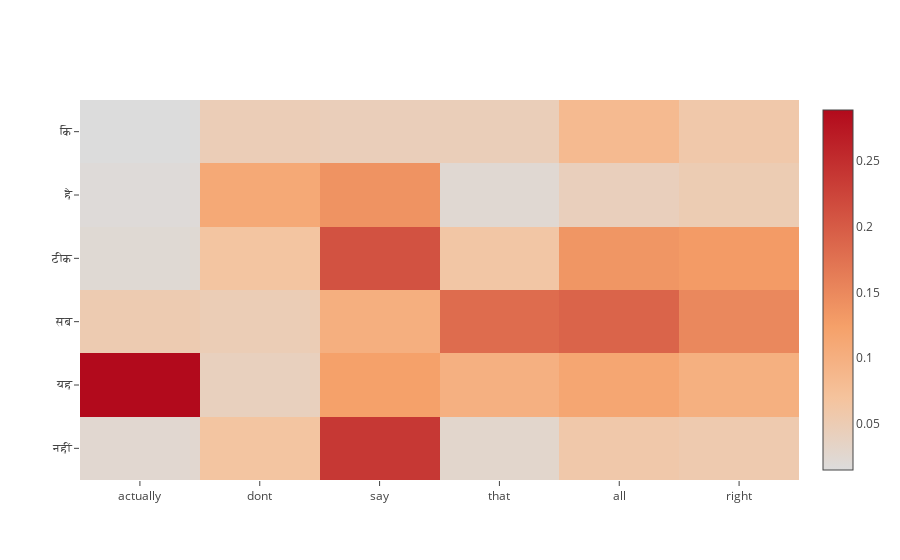

Source (notebook cell):
### Code cell
predict_random_val_sentence()

### Figure 1 — Plotly figure (JSON) as saved in the notebook; plotly's stock layout.template omitted (floating-point values rounded to 4 significant figures)
{"data": [{"colorscale": "Reds", "type": "heatmap", "uid": "762d638c-ff3d-4321-8669-efe2b90451c6", "x": ["actually", "dont", "say", "that", "all", "right"], "y": ["नहीं", "यह", "सब", "ठीक", "नहीं", "है", "कि"], "z": [[0.4833, 0.03504, 0.09746, 0.05487, 0.04868, 0.0679], [0.2891, 0.0409, 0.1234, 0.09856, 0.1149, 0.09982], [0.05227, 0.04792, 0.1007, 0.1818, 0.1908, 0.1508], [0.02218, 0.06587, 0.2096, 0.06211, 0.1356, 0.1299], [0.02531, 0.066, 0.2387, 0.02866, 0.05841, 0.0534], [0.01825, 0.111, 0.1386, 0.02345, 0.0423, 0.05049], [0.01452, 0.04646, 0.04458, 0.04532, 0.08298, 0.05813]]}], "layout": {}}
